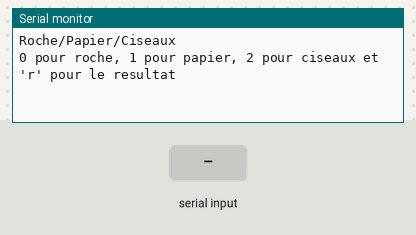
The sketch below on a simulated Arduino Uno, built with avr-gcc and run on an emulated ATmega328P. On the bench: the last lines printed to the serial monitor. The inputs (shaded band) are chosen by the test bench. Random numbers use the default seed unless the sketch sets one.

Above: at 1.2 s.
1.3 s: "r" received over Serial
At 2.3 s:
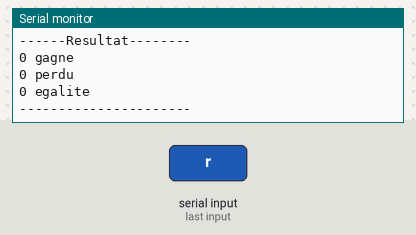
2.8 s: "0" received over Serial
At 3.9 s:
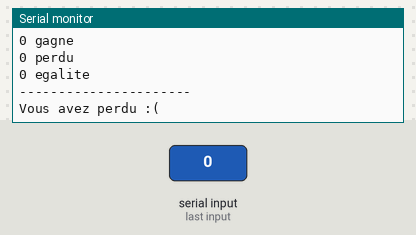
4.3 s: "2" received over Serial
At 5.0 s:
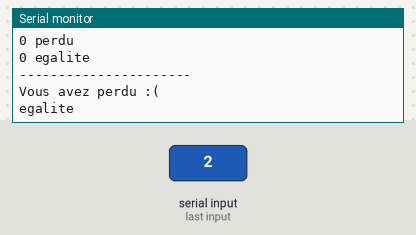
5.8 s: "0" received over Serial
At 6.2 s:
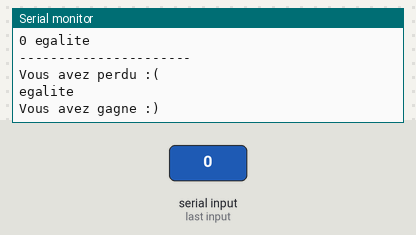

Measured:
- after the input at 1.3 s, the serial monitor: prints a new line at once (image 1)
- after the input at 2.8 s, the serial monitor: prints a new line at once (image 2)
- after the input at 4.3 s, the serial monitor: prints a new line at once (image 3)
- after the input at 5.8 s, the serial monitor: prints a new line at once (image 4)

The sketch:

Roche_papier_s_etienne.ino
```cpp
  int counterWin = 0;
  int counterLose = 0;
  int counterDraw = 0;


void setup() {
  Serial.begin(9600);
  Serial.println("Roche/Papier/Ciseaux");
  Serial.println("0 pour roche, 1 pour papier, 2 pour ciseaux et 'r' pour le resultat");

}

void loop() {

  if (Serial.available())
   {
    int inInt = (int)Serial.read();
    int RandInt = random(3);

    if (inInt == 114) // pour afficher les resultats
    {
      Serial.println("------Resultat--------");
      Serial.print(counterWin);
      Serial.println(" gagne");
      Serial.print(counterLose);
      Serial.println(" perdu");
      Serial.print(counterDraw);
      Serial.println(" egalite");
      Serial.println("----------------------");
    }

    if (inInt == 48) // 48 pour 0
    {
       if (RandInt == 2)
       {
        Serial.println("Vous avez gagne :)");
        counterWin++;
       }
       else if (RandInt == 1)
       {
        Serial.println("Vous avez perdu :(");
        counterLose++;
       }
       else if (RandInt == 0)
       {
        Serial.println("egalite");
        counterDraw++;
       }
/*
       switch (RandInt)  // Here you could use a switch case statement ;)
       {
        case 2:
          // statements
          break;
        case 1:
          // statements
          break;
        default:
          // statements
        break;
      }
*/
    }

    if (inInt == 49)
    {
       if (RandInt == 0)
       {
        Serial.println("Vous avez gagne :)");
        counterWin++;
       }
       else if (RandInt == 2)
       {
        Serial.println("Vous avez perdu :(");
        counterLose++;
       }
       else if (RandInt == 1)
       {
        Serial.println("egalite");
        counterDraw++;
       }
    }
    if (inInt == 50)
    {
       if (RandInt == 1)
       {
        Serial.println("Vous avez gagne :)");
        counterWin++;
       }
       else if (RandInt == 0)
       {
        Serial.println("Vous avez perdu :(");
        counterLose++;
       }
       else if (RandInt == 2)
       {
        Serial.println("egalite");
        counterDraw++;
       }
    }
   }

}
```
